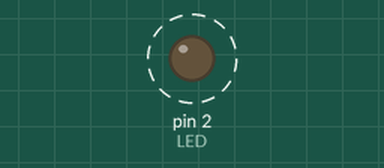
Recording of a sketch running on a simulated Arduino Uno, built with avr-gcc and run on an emulated ATmega328P. Parts: output pins drawn as LEDs (lit = HIGH). Dashed ring = blinking.

Above: at 0.5 s.
Timing chart, 0 to 4.6 s (numbered marks = the images above):
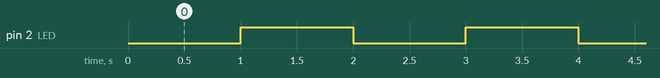

The sketch:

ESP8266FlashLED.ino
```cpp
/*
ESP8266 Blink
Blink the blue LED on the ESP8266 module
*/

#define LED 2 //Define blinking LED pin

void setup() {
  pinMode(LED, OUTPUT); // Initialize the LED pin as an output
}
// the loop function runs over and over again forever
void loop() {
  digitalWrite(LED, 0); // Turn the LED on (Note that LOW is the voltage level)
  delay(1000); // Wait for a second
  digitalWrite(LED, 1); // Turn the LED off by making the voltage HIGH
  delay(1000); // Wait for two seconds
}
```

Measured:
- by itself, pin 2 (LED): alternates HIGH for 1.0 s and LOW for 1.0 s
